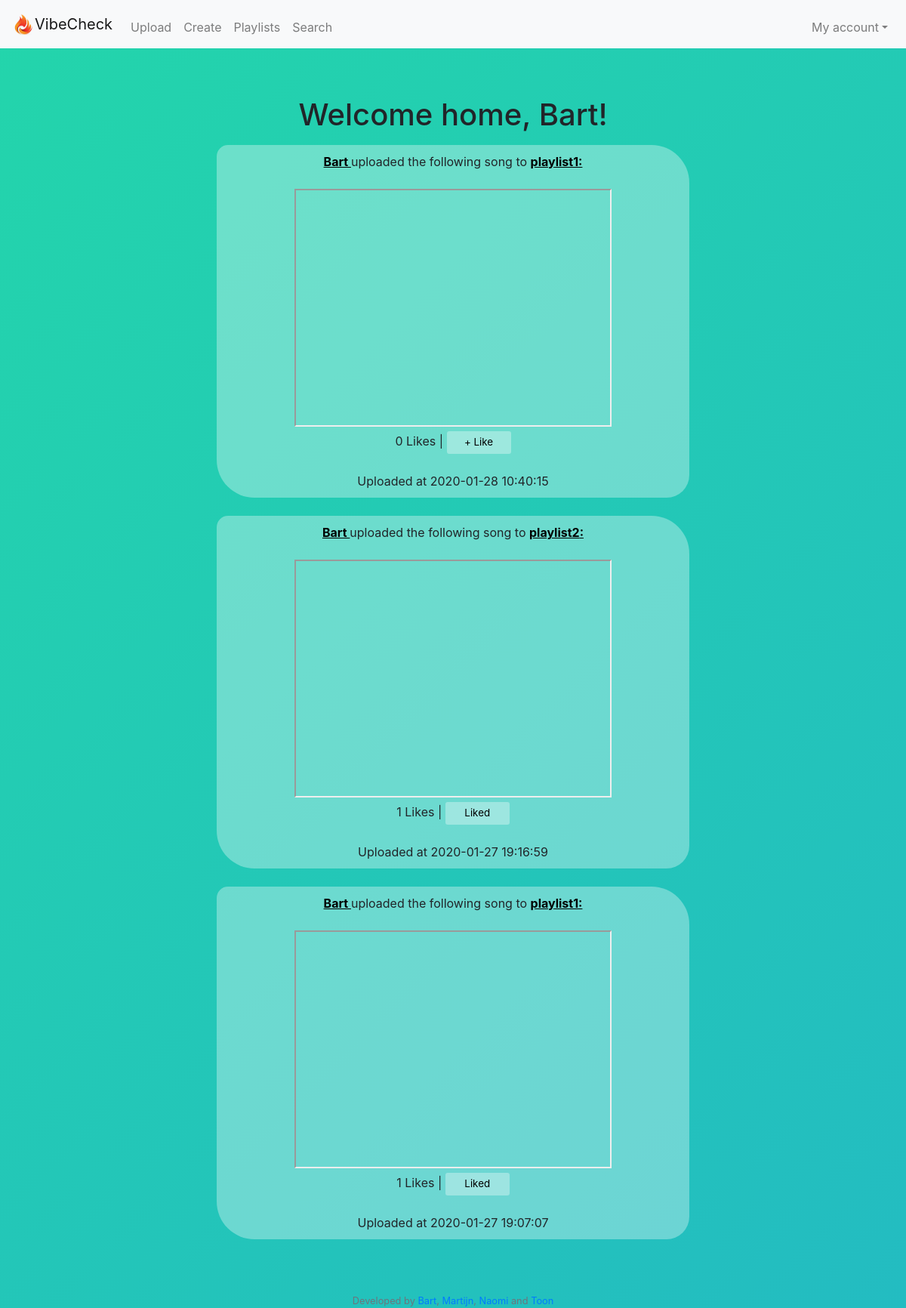
/timeline (signed in), run on the app's committed database.
### tables this page shows
CREATE TABLE 'users' ('user_id' integer PRIMARY KEY NOT NULL, 'username' text, 'hash' text);

CREATE TABLE 'tracks' ('playlist_id' integer, 'link' text, 'added_by' text, 'time' timestamp DEFAULT CURRENT_TIMESTAMP,'link_desc' text, 'track_id'  INTEGER PRIMARY KEY NOT NULL  , 'likes' INTEGER DEFAULT 0);

CREATE TABLE 'playlists' ('playlist_id' integer PRIMARY KEY NOT NULL, 'playlist_name' text, 'description' text, 'creator_id' integer);

### application.py (the view)
@app.route("/timeline")
@login_required
def timeline():
    playlists_ids = db.execute("SELECT playlist_id FROM playlist_users WHERE user_id= :user_id", user_id=session["user_id"])
    name = db.execute("SELECT username FROM users WHERE user_id = :user_id", user_id=session["user_id"])
    data = timeline_info(playlists_ids)
    return render_template("timeline.html", data=data, name=name)

### application.py (called while the page is built)
@app.after_request
def after_request(response):
    response.headers["Cache-Control"] = "no-cache, no-store, must-revalidate"
    response.headers["Expires"] = 0
    response.headers["Pragma"] = "no-cache"
    return response

### helpers.py (called while the page is built)
def youtube_api(link):
    if "=" in link:
        link = link.split("=")
        link = link[1].split("&")
        for item in link:
            return item
    else:
        link = link.split("e/")
        link = link[1].split("?")
        for item in link:
            return item

def login_required(f):
    @wraps(f)
    def decorated_function(*args, **kwargs):
        if session.get("user_id") is None:
            return redirect("/login")
        return f(*args, **kwargs)
    return decorated_function

def check_liked(user_id, track_id):
    check_liked = db.execute("SELECT user_id FROM users_likedtracks WHERE track_id = :track_id", track_id=track_id)
    for i in check_liked:
        if i["user_id"] == user_id:
            return True

### templates/timeline.html (shortened to what this page needs)
{% extends "layout.html" %}
{% block main %}
    <body>
        <p>
            <h1 align = "center">Welcome home, {{ name[0]["username"]}}!</h1>
        </p>
        {% for link in data %}
        <div class= "song">
            <div align="center" color=white>
                <strong>
                    <a class="link" href="/profile?username={{link[0][0]['username']}}">
                        {{link[0][0]["username"]}}
                    </a>
                </strong>
                uploaded the following song to
                <a class = "link" href=/playlist_profile?id={{link[5][0]["playlist_id"]}}>
                    <strong>
                        {{ link[3][0]["playlist_name"] }}:
                    </strong>
                </a>
            </div>
            <br>
            <div align="center">
                <iframe width="420" height="315"
                    src="https://www.youtube.com/embed/{{link[1]}}">
                </iframe>
                {% if link[8] != "liked" %}
                    <div>
                        {{link[6]}} Likes |
                        <a href="/upvote?track_id={{link[7]}}">
                            <button id="like-button" type="button">+ Like</button>
                        </a>
                    </div>
                {% else %}
                    <div>
                    {{link[6]}} Likes |
                    <a href="/upvote?track_id={{link[7]}}">
                        <button id="unlike-button" type="button">Liked</button>
                    </a>
                    </div>
                {% endif %}
                <br>
            </div>
            Uploaded at {{link[2]}}
        </div>
        <br>
        {% endfor %}
    </body>
{% endblock %}

### templates/layout.html (shortened to what this page needs)
<!DOCTYPE html>
<html lang="en">
    <head>
        <link href="https://stackpath.bootstrapcdn.com/bootstrap/4.3.1/css/bootstrap.min.css" rel="stylesheet">
        <link href="/static/styles.css" rel="stylesheet">
    </head>
    <body>
        <nav class="navbar sticky-top navbar-expand-lg navbar-light bg-light">
            <img src="/static/logo.png" width="30" height="30" alt="">
            <a class="navbar-brand" href="/timeline">VibeCheck</a>
            <div class="collapse navbar-collapse" id="navbar">
                {% if session.user_id %}
                <div class="collapse navbar-collapse">
                <ul class="navbar-nav mr-auto mt-2">
                    <li class="nav-item"><a class="nav-link" href="/upload">Upload</a></li>
                    <li class="nav-item"><a class="nav-link" href="/create">Create</a></li>
                    <li class="nav-item"><a class="nav-link" href="/playlists">Playlists</a></li>
                    <li class="nav-item"><a class="nav-link" href="/search">Search</a></li>
                </ul>
                </div>
                <ul class="navbar-nav ml-auto mt-2">
                    <a href="#menu2" class="nav-link dropdown-toggle" data-toggle="dropdown" id="navbarDropdownMenuLink" aria-expanded="false" aria-haspopup="true">My account</a>
                {% else %}
                <ul class="navbar-nav ml-auto mt-2">
                    <li class="nav-item"><a class="nav-link" href="/register">Register</a></li>
                    <li class="nav-item"><a class="nav-link" href="/login">Log In</a></li>
                </ul>
                {% endif %}
            </div>
        </nav>
        <main class="container p-5">
            {% block main %}{% endblock %}
        </main>
        <footer class="small text-center text-muted">
        Developed by <a href="https://www.instagram.com/uhhbart">Bart</a>, <a href="https://instagram.com/martijnschuurhuiss">Martijn</a>,
                     <a href="https://instagram.com/naomi.roodx">Naomi</a> and <a href="https://instagram.com/tun62">Toon</a>
        </footer>
    </body>
</html>

### static/styles.css (style rules this page uses)
body { background: linear-gradient(-45deg, #ee7752, #e73c7e, #23a6d5, #23d5ab); background-size: 800% 400%; animation: gradient 15s ease infinite; }
.song { margin: 0 auto; width:60%; text-align: center; background-color: rgba(255, 255, 255, 0.33); padding: 10px; border-radius: 15px 50px 30px; }
.link { text-decoration: underline; color: black; }
#like-button { color: #000000; font-size: 10pt; background-color: rgba(255, 255, 255, 0.33); border: 1px; border-radius: 3px; width: 85px; height: 30px; top: 50px; left: 50px; cursor: hand; }
#unlike-button { color: #000000; font-size: 10pt; background-color: rgba(255, 255, 255, 0.33); border: 1px; border-radius: 3px; width: 85px; height: 30px; top: 50px; left: 50px; cursor: hand; }

### data on the page
users: username "Bart"
tracks: username "Bart", playlist_name "playlist1", likes "0", time "2020-01-28 10:40:15"
tracks: username "Bart", playlist_name "playlist2", likes "1", time "2020-01-27 19:16:59"
tracks: username "Bart", playlist_name "playlist1", likes "1", time "2020-01-27 19:07:07"
